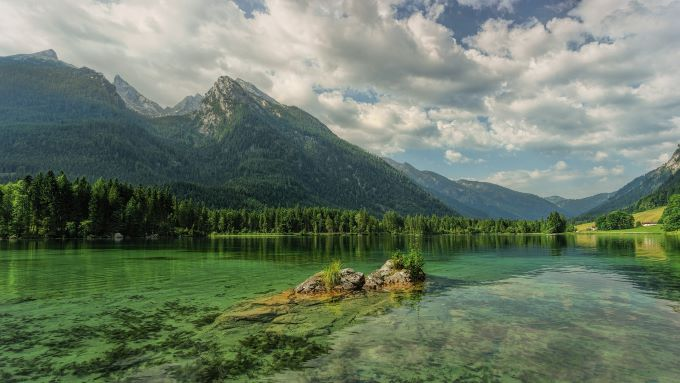
#> input picture mountain.jpg, 680 x 383 px
$ jupyter execute --allow-errors '图像的基本变换.ipynb'
#> lines starting #> are read from the running program, lines starting #| are printed output that depends on the picture
## 图像的放大与缩小

[cell 1]
# resize
import cv2
import numpy as np

mountain=cv2.imread('./mountain.jpg')
#> mountain is the input picture: shape (383, 680, 3); mean B, G, R 103.3, 122.2, 107.2
snow=cv2.imread('./snow.jpg')
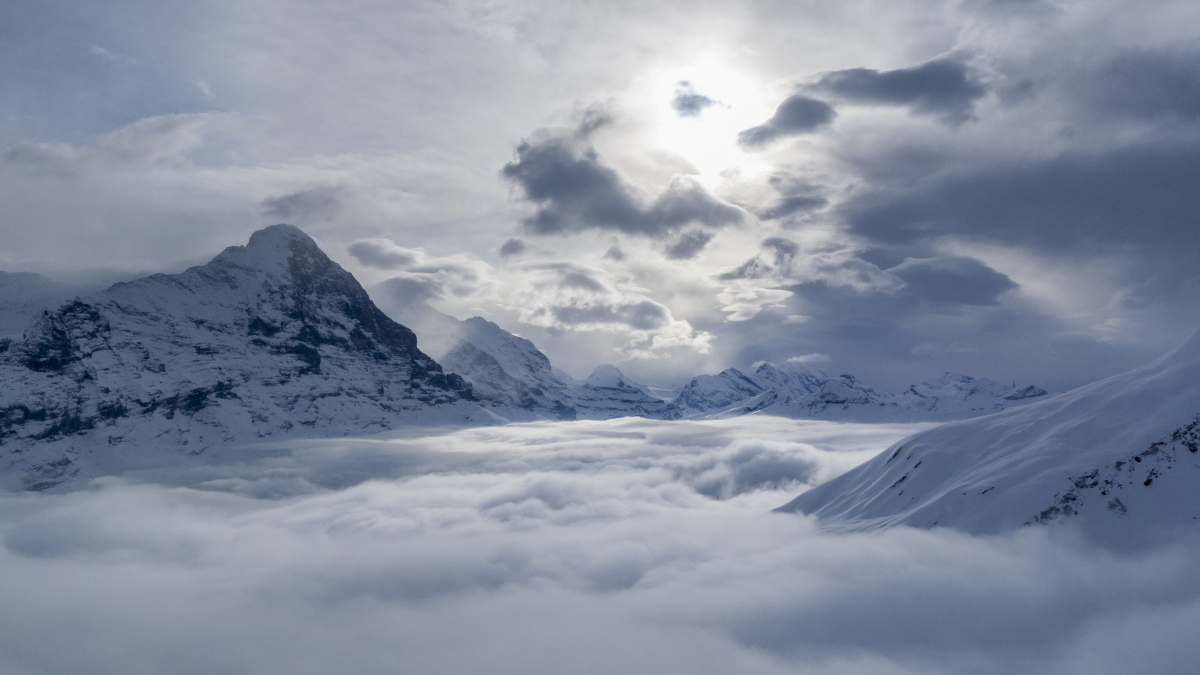
#> input picture snow.jpg, 3598 x 2024 px (shown at 1/3 size)
#> snow is the input picture: shape (2024, 3598, 3); mean B, G, R 159.9, 142, 133
#resize是通过插值算法进行改变的，所以可以resize为新的大小
new_snow=cv2.resize(snow,(680,340))
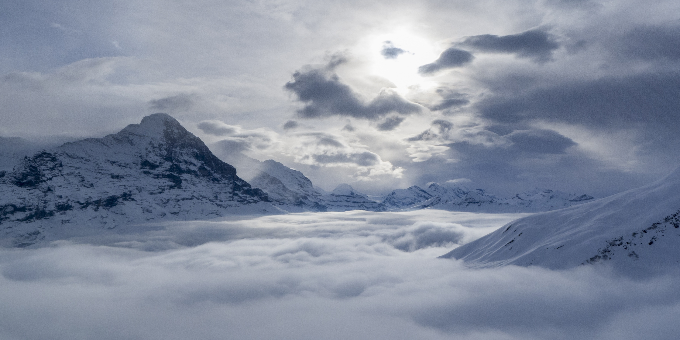
#> new_snow: shape (340, 680, 3); mean B, G, R 159.8, 141.9, 132.8

#> (the rest of this cell did not finish here and is left out)
